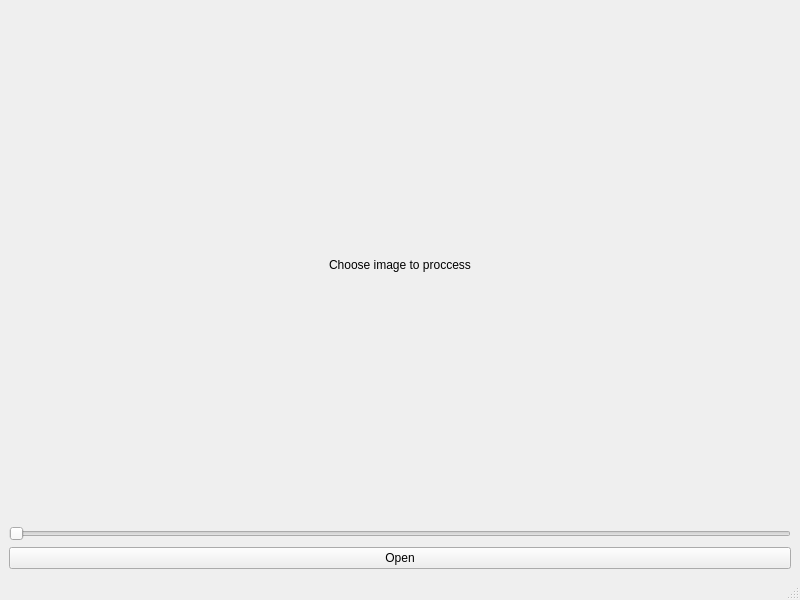
<?xml version="1.0" encoding="UTF-8"?>
<ui version="4.0">
 <class>MainWindow</class>
 <widget class="QMainWindow" name="MainWindow">
  <property name="geometry">
   <rect>
    <x>0</x>
    <y>0</y>
    <width>800</width>
    <height>600</height>
   </rect>
  </property>
  <property name="windowTitle">
   <string>MainWindow</string>
  </property>
  <widget class="QWidget" name="centralwidget">
   <layout class="QVBoxLayout" name="verticalLayout">
    <item>
     <widget class="QLabel" name="image">
      <property name="text">
       <string>Choose image to proccess</string>
      </property>
      <property name="alignment">
       <set>Qt::AlignCenter</set>
      </property>
     </widget>
    </item>
    <item>
     <widget class="QSlider" name="blurSlider">
      <property name="maximum">
       <number>10</number>
      </property>
      <property name="orientation">
       <enum>Qt::Horizontal</enum>
      </property>
     </widget>
    </item>
    <item>
     <widget class="QPushButton" name="openFile">
      <property name="text">
       <string>Open</string>
      </property>
     </widget>
    </item>
   </layout>
  </widget>
  <widget class="QMenuBar" name="menubar">
   <property name="geometry">
    <rect>
     <x>0</x>
     <y>0</y>
     <width>800</width>
     <height>26</height>
    </rect>
   </property>
  </widget>
  <widget class="QStatusBar" name="statusbar"/>
 </widget>
 <resources/>
 <connections>
  <connection>
   <sender>openFile</sender>
   <signal>clicked()</signal>
   <receiver>MainWindow</receiver>
   <slot>openFileFunc()</slot>
   <hints>
    <hint type="sourcelabel">
     <x>502</x>
     <y>551</y>
    </hint>
    <hint type="destinationlabel">
     <x>805</x>
     <y>589</y>
    </hint>
   </hints>
  </connection>
  <connection>
   <sender>blurSlider</sender>
   <signal>sliderMoved(int)</signal>
   <receiver>MainWindow</receiver>
   <slot>newBlurLevel(int)</slot>
   <hints>
    <hint type="sourcelabel">
     <x>379</x>
     <y>512</y>
    </hint>
    <hint type="destinationlabel">
     <x>371</x>
     <y>619</y>
    </hint>
   </hints>
  </connection>
 </connections>
 <slots>
  <slot>openFileFunc()</slot>
  <slot>newBlurLevel(int)</slot>
 </slots>
</ui>
